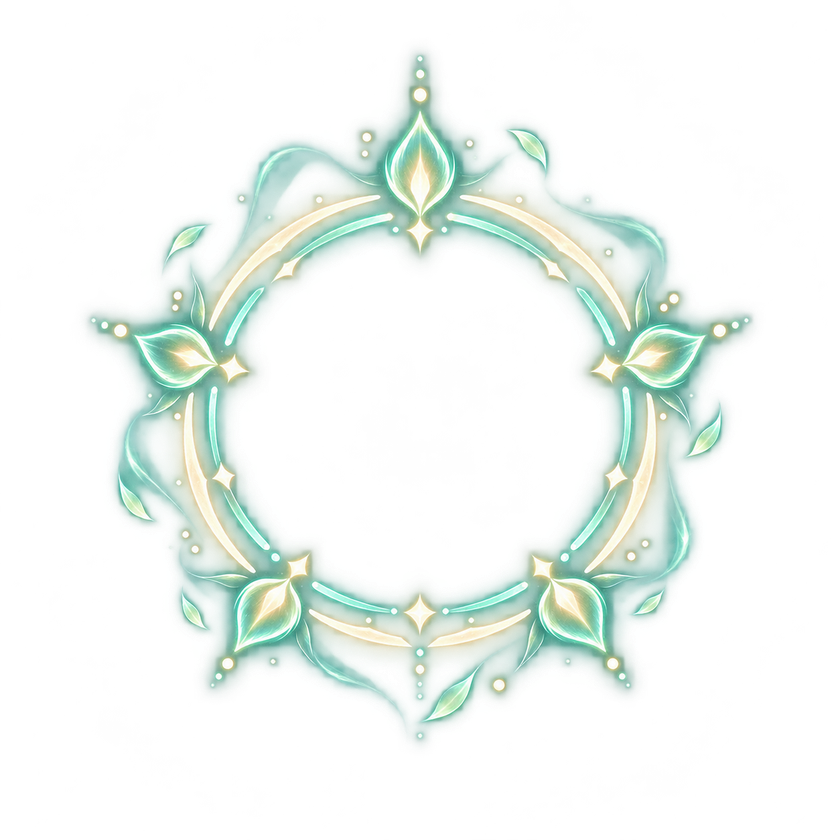
#> input picture assets/uat01/generated/guildborne-vfx-healing-ward-v1.png, 840 x 840 px, shrunk from 1254 x 1254 before the run
$ python audit_uat_assets.py
#> lines starting #> are read from the running program, lines starting #| are printed output that depends on the picture
"""Read-only image inspection; writes metadata, never changes source pixels."""
from pathlib import Path
import hashlib
import json
from PIL import Image

ROOT = Path(__file__).resolve().parents[1]
ASSETS = ROOT / "assets" / "uat01"
ITEMS = ["stone", "timber", "iron_ore", "iron_ingot", "herb", "training_sword",
         "short_bow", "apprentice_staff", "iron_sword", "knight_sword", "mage_staff",
         "leather_vest", "guardian_plate", "woven_robes", "bronze_ring", "vitality_charm"]
SKILLS = ["Knight.basic", "Warrior.basic", "Archer.basic", "Mage.basic", "Priest.basic",
          "taunt", "power_strike", "piercing_shot", "fireball", "heal", "bulwark", "cleave",
          "volley", "nova", "renewal", "bulwark_master", "cleave_master", "volley_master",
          "nova_master", "renewal_master"]
EQUIPMENT = ['watchblade', 'oathblade', 'yew_longbow', 'tide_staff', 'dawn_crozier', 'scout_coat', 'runewoven_mantle', 'harbor_mail', 'vanguard_harness', 'pilgrim_robes', 'sentinel_seal', 'hunters_token', 'focus_prism', 'wardstone']
GRIDS = {"guildborne-equipment-icons-v1.png": (4,4,EQUIPMENT),"guildborne-item-icons-v1.png": (4, 4, ITEMS),
         "guildborne-skill-icons-v1.png": (5, 4, SKILLS)}
entries = []
previous = json.loads((ASSETS / "manifest.json").read_text(encoding="utf-8")) if (ASSETS / "manifest.json").exists() else {"images": []}
for path in sorted((ASSETS / "generated").glob("*.png")):
    with Image.open(path) as im:
#> im is the input picture: PIL image 840x840 RGBA; mean R, G, B, A 41.7, 58.9, 51.4, 39.6
        im.load()
        w, h = im.size
#> w = 840; h = 840
        alpha = im.getchannel("A") if "A" in im.getbands() else None
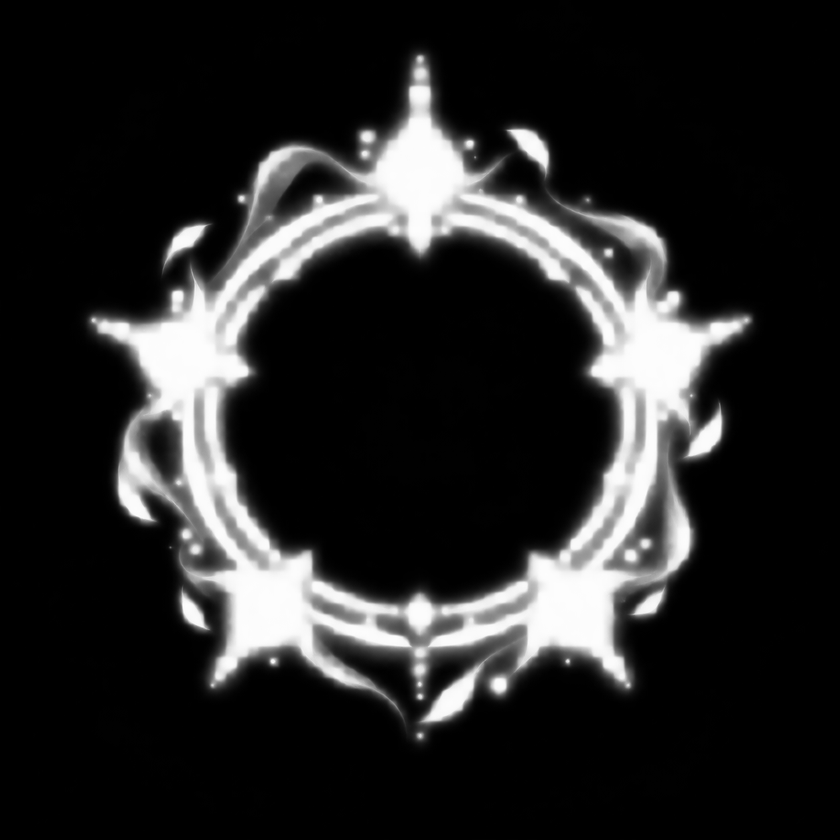
#> alpha: PIL image 840x840 L; min 0, max 254, mean 39.6
        item = {"file": str(path.relative_to(ROOT)).replace("\\", "/"),
                "width": w, "height": h, "mode": im.mode,
                "sha256": hashlib.sha256(path.read_bytes()).hexdigest(),
                "generator": "built-in image_gen", "date": "2026-10-01",
                "robloxAssetId": None, "uploaded": False,
                "status": "local_art_source" if any(x in path.name for x in ("logo", "keyart")) else "concept_reference",
                "alphaRange": alpha.getextrema() if alpha is not None else None}
        if alpha is not None:
            item["transparentPixelFraction"] = round(alpha.histogram()[0] / (w * h), 4)
            item["nontransparentBounds"] = alpha.getbbox()
        if "crest" in path.name:
            item.update(date="2026-10-02",promptSource="assets/uat01/CREST_PROMPTS.md",status="brand_crest_candidate_import_pending")
            assert alpha is not None
            bounds=alpha.getbbox();assert bounds
            item["minimumTransparentMarginPx"]=min(bounds[0],bounds[1],w-bounds[2],h-bounds[3])
            item["requestedMarginMet"]=item["minimumTransparentMarginPx"]>=min(w,h)*.16
            item["visibleAlphaBoundsOver8"]=alpha.point(lambda a:255 if a>8 else 0).getbbox()
            item["warning"]="Generated alpha includes faint pixels beyond the visible crest. Padding/compression/import review remains pending; no raster edits applied outside image_gen."
            if path.name.endswith("v1.png"):item["status"]="superseded_crest_candidate"
        if "texture" in path.name:
            rgb=im.convert("RGB")
            left=list(rgb.crop((0,0,1,h)).getdata());right=list(rgb.crop((w-1,0,w,h)).getdata())
            top=list(rgb.crop((0,0,w,1)).getdata());bottom=list(rgb.crop((0,h-1,w,h)).getdata())
            edge=lambda a,b:round(sum(abs(x-y) for p,q in zip(a,b) for x,y in zip(p,q))/(len(a)*3),3)
            item.update(date="2026-10-02",promptSource="assets/uat01/UI_TEXTURE_PROMPTS.md",status="ui_texture_candidate_tiling_import_review_pending",edgeMeanAbsoluteDifferenceRGB={"horizontal":edge(left,right),"vertical":edge(top,bottom)},warning="Opposite-edge difference is diagnostic only, not seamlessness certification. No runtime asset ID; import and text contrast review pending.")
        if path.name == "guildborne-city-identities-v1.png":
            item.update(date="2026-10-03",promptSource="assets/uat01/CITY_IDENTITY_PROMPTS.md",status="six_city_architecture_concept_reference",warning="Planned city identities; not six completed playable cities or a literal navigable layout.")
        if path.name == "guildborne-island-arrival-v1.png":
            item.update(date="2026-10-06",promptSource="assets/uat01/ISLAND_ARRIVAL_PROMPT.md",status="guild_island_arrival_concept_reference")
        if path.name == "guildborne-crosshaven-chapter05-v1.png":
            item.update(date="2026-10-06",promptSource="assets/uat01/CROSSHAVEN_CHAPTER05_PROMPT.md",status="crosshaven_chapter05_concept_reference",warning="Art direction only, not a game screenshot or literal navigable layout. Named NPC identities remain in the native city cast kit.")
        if path.name == "guildborne-archive-heart-v1.png":
            item.update(date="2026-10-06",promptSource="assets/uat01/ARCHIVE_HEART_PROMPT.md",status="archive_heart_finale_concept_reference",warning="Atmosphere reference only, not playable terrain. Runtime routes need continuous walkable bridges; the staged boss uses three seals, not the four decorative disks shown here.")
        if path.name == "guildborne-vfx-healing-ward-v1.png":
            assert alpha is not None and alpha.getextrema()[0] == 0
            bounds=alpha.getbbox();assert bounds
#> after `bounds = alpha.getbbox()`: bounds = (0, 0, 831, 840)
            margin=min(bounds[0],bounds[1],w-bounds[2],h-bounds[3])
#> margin = 0
            item.update(date="2026-10-06",promptSource="assets/uat01/HEALING_WARD_PROMPT.md",status="single_ward_texture_candidate_import_pending",minimumTransparentMarginPx=margin,requestedMarginMet=margin>=min(w,h)*.15,warning="Single static sprite, not a flipbook. Generated margin and glow need compression/background review. No upload or runtime texture binding.")
        if path.name == "guildborne-vfx-guild-portal-v1.png":
            assert alpha is not None and alpha.getextrema()[0] == 0
            bounds=alpha.getbbox();assert bounds
            margin=min(bounds[0],bounds[1],w-bounds[2],h-bounds[3])
            item.update(date="2026-10-06",promptSource="assets/uat01/GUILD_PORTAL_PROMPT.md",status="guild_portal_texture_candidate_import_pending",minimumTransparentMarginPx=margin,requestedMarginMet=margin>=min(w,h)*.125,warning="Static aura with irregular silhouette. Glow margin, alpha fringe, compression and mobile overdraw review pending. No upload or runtime binding.")
        if path.name in GRIDS:
            cols, rows, ids = GRIDS[path.name]
            item.update(status="static_atlas_candidate_crop_review_required", columns=cols, rows=rows, cells=[])
            for i, asset_id in enumerate(ids):
                x, y = i % cols, i // cols
                # Match Luau math.round (positive values); varying cell size is intentional.
                rect = [int(x*w/cols+.5), int(y*h/rows+.5), int((x+1)*w/cols+.5), int((y+1)*h/rows+.5)]
                item["cells"].append({"id": asset_id, "rectXYXY": rect})
            item["warning"] = "Uneven pixel dimensions: use explicit rectangles. Check each crop/gutter at 48px and Roblox import resolution before enabling. Never use as a flipbook."
        if path.name in {"guildborne-vfx-slash-v1.png", "guildborne-vfx-smoke-v1.png", "guildborne-vfx-impact-v1.png"}:
            item["status"] = "single_particle_texture_candidate"
            item["promptSource"] = "assets/uat01/VFX_TEXTURE_PROMPTS.md"
            if "impact" in path.name:
                item["promptSource"] = "assets/uat01/IMPACT_PROMPT.md"
            item["warning"] = "Single sprite, not flipbook. Upload, compression, runtime tint and dark/light background acceptance pending."
            assert alpha is not None and alpha.getextrema()[0] == 0 and alpha.getextrema()[1] > 0, path.name
            bounds = alpha.getbbox()
            assert bounds, "Empty sprite"
            item["minimumTransparentMarginPx"] = min(bounds[0], bounds[1], w-bounds[2], h-bounds[3])
            item["edgeReviewRequired"] = item["minimumTransparentMarginPx"] == 0
            requested = .18 if "impact" in path.name else .2 if "smoke" in path.name else .15
            item["requestedTransparentMarginFraction"] = requested
            item["requestedMarginMet"] = item["minimumTransparentMarginPx"] >= min(w,h)*requested
            item["visibleAlphaBoundsOver16"] = alpha.point(lambda a: 255 if a > 16 else 0).getbbox()
            if item["edgeReviewRequired"]:
                item["status"] = "particle_candidate_faint_edge_alpha_review_required"
            elif not item["requestedMarginMet"]:
                item["status"] = "particle_candidate_margin_review_required"
        entries.append(item)
#> pass 2 of the loop `for path in sorted((ASSETS / "generated").glob("*.png")):`:
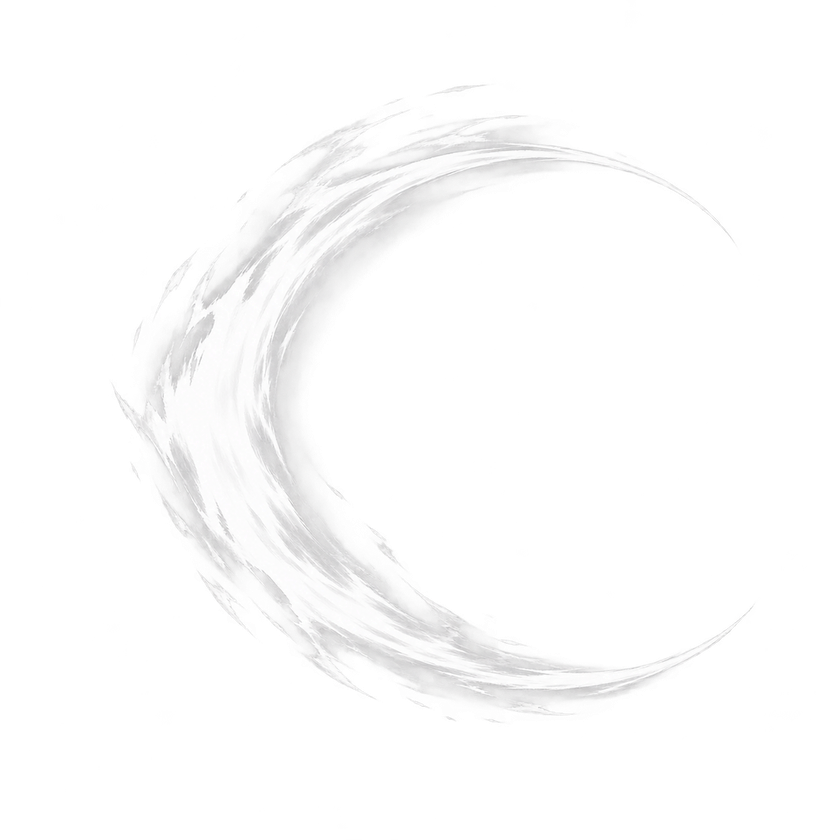
#> input picture assets/uat01/generated/guildborne-vfx-slash-v1.png, 840 x 840 px, shrunk from 1254 x 1254 before the run
#> im is the input picture: PIL image 840x840 RGBA; mean R, G, B, A 47.1, 47, 47.1, 29.3
#> `alpha = im.getchannel("A") if "A" in im.getbands() else None`:
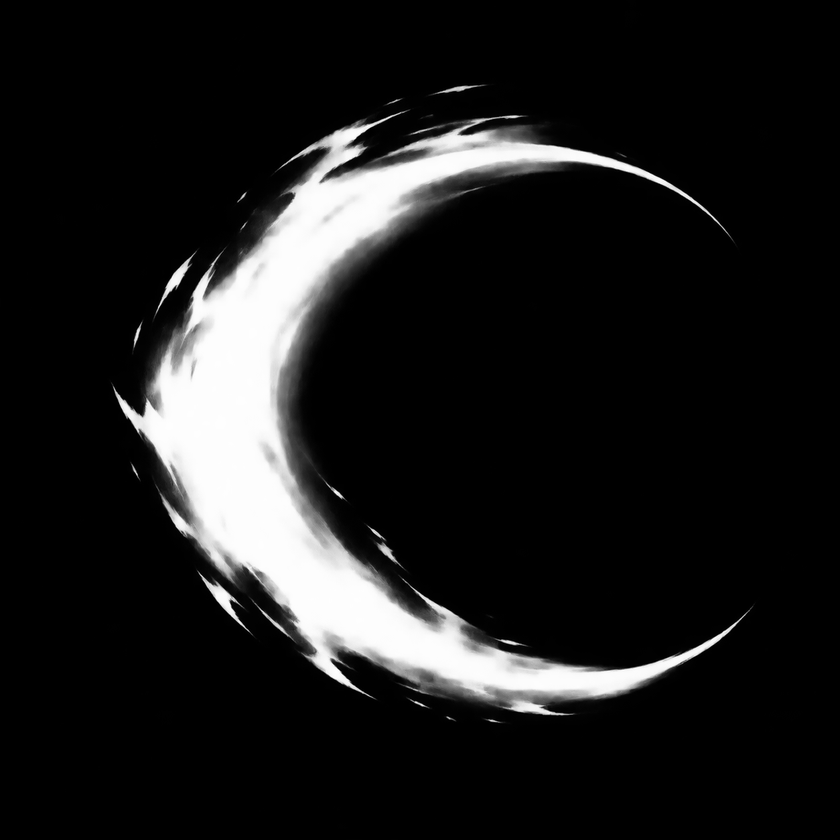
#> alpha: PIL image 840x840 L; min 0, max 255, mean 29.3
#> `bounds = alpha.getbbox()`: bounds = (0, 0, 816, 840)
for existing in previous["images"]:
    if existing["file"].startswith("assets/uat01/generated/"):
        continue
    path = ROOT / existing["file"]
    with Image.open(path) as im:
        im.load()
        assert list(im.size) == [existing["width"], existing["height"]]
    assert hashlib.sha256(path.read_bytes()).hexdigest() == existing["sha256"]
    entries.append(existing)
manifest = {"schema": 1, "generatedAssetCount": len(entries), "images": entries,
            "permissionStatus": "No cloud upload or external rights verification performed.",
            "sourcePolicy": "Original generation prompts in PROMPTS.md. No third-party images imported; do not label generated outputs public domain."}
(ASSETS / "manifest.json").write_text(json.dumps(manifest, indent=2, ensure_ascii=False)+"\n", encoding="utf-8")
print(f"Inspected {len(entries)} PNGs; manifest written; source pixels unchanged.")
#| Inspected 2 PNGs; manifest written; source pixels unchanged.
